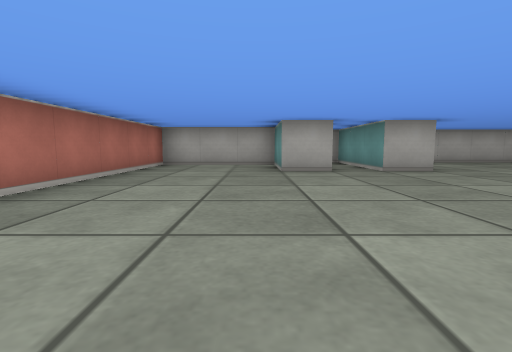
view 1 (above)

14 first-person views from a walk through a cub3D level. The camera is about half as high as the walls, tilts 6° down and sees 85° across. The floor is counted in squares. Each view is taken from the middle of a square. On the plan, view 1 faces up. The plan holds only what a view shows up to about 9 squares ahead; the rest is blank.

view 2
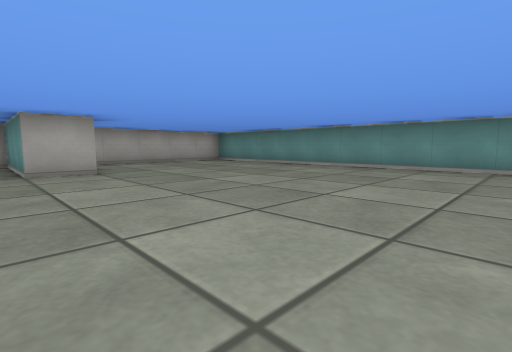

view 3
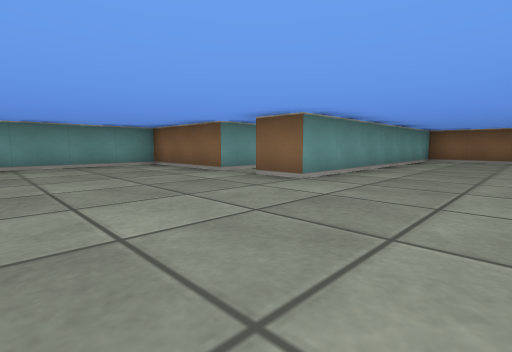

view 4
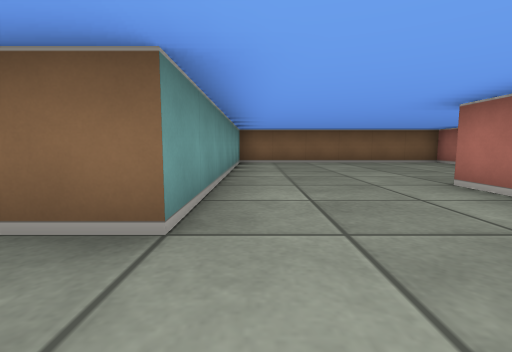

view 5
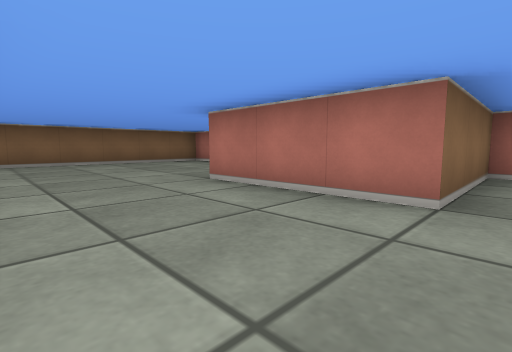

view 6
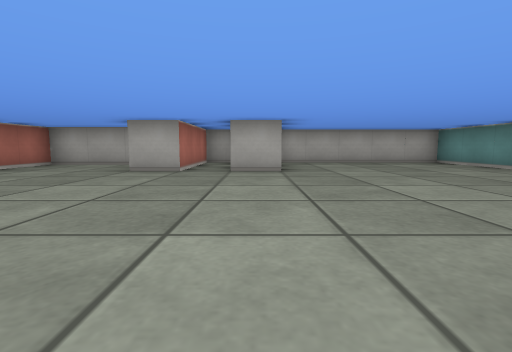

view 7
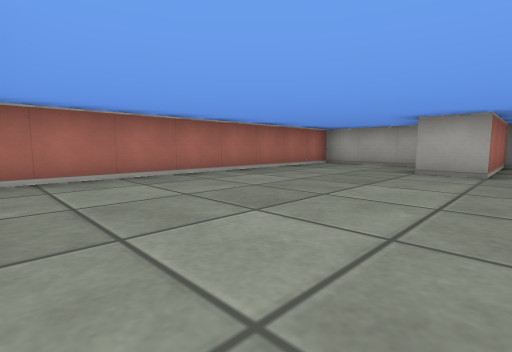

view 8
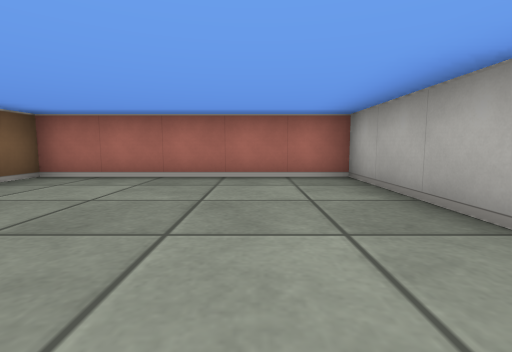

view 9
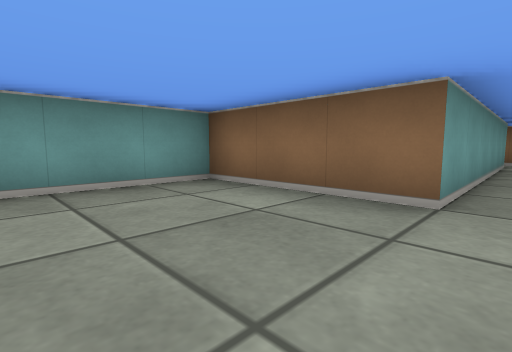

view 10
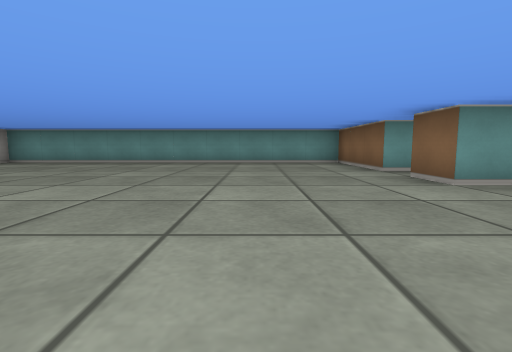

view 11
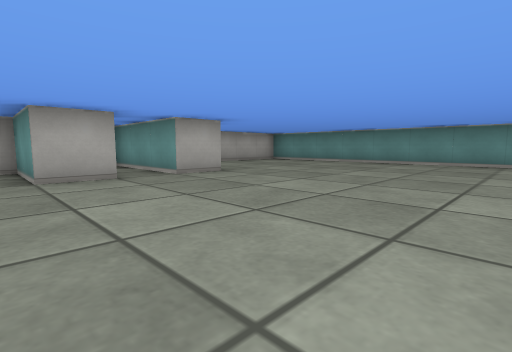

view 12
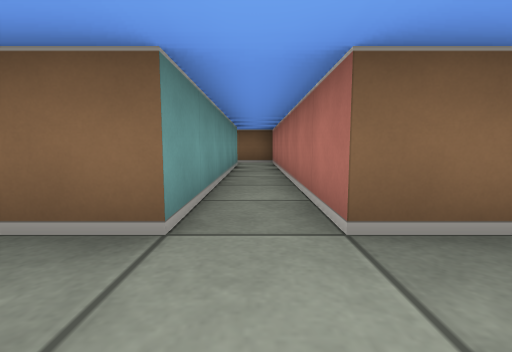

view 13
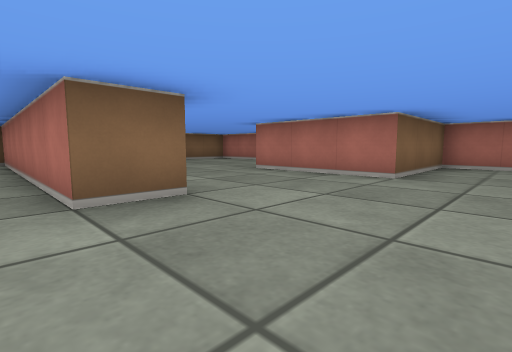

view 14
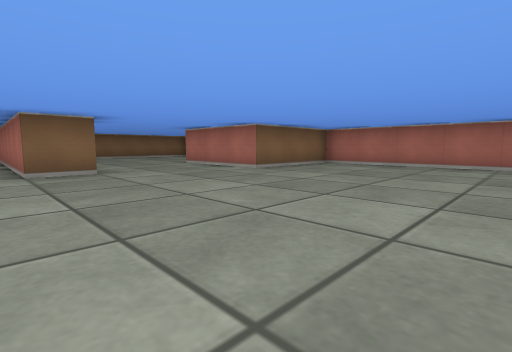

### Floor plan
Points are (right, up) in squares from view 1. A wall is a line through its corners. A room is listed if a view was taken in it or the views show most of it. See-through windows are left out.
Room 1 (views 1, 2, 3, 4, 5, 6, 7, 8, 9, 10, 11, 12, 13, 14)
walls: (5.5, -1.5) (8.5, -1.5) (8.5, 8.5) (3.8, 8.5); (3.6, 5.5) (2.5, 5.5) (2.5, 8.5) (1.5, 8.5) (1.5, 5.5) (0.5, 5.5) (0.5, 7.5) (-2.5, 7.5) (-2.5, -0.5) (0.5, -0.5) (0.5, -3.5) (-2.5, -3.5) (-2.5, -8.5) (3.5, -8.5) (3.5, -1.5) (4.5, -1.5)
ways out: opening at (5, -1)

Positions as (right, up) in squares from view 1, and headings:
1: (0, 0), facing up
2: (2, 0), facing up-right
3: (1, 2), facing down-right
4: (3, 0), facing down
5: (3, 0), facing down-left
6: (3, 0), facing up
7: (2, 0), facing up-left
8: (2, -5), facing left
9: (5, 1), facing down-right
10: (0, 1), facing right
11: (0, 1), facing up-right
12: (5, 0), facing down
13: (5, 1), facing down-left
14: (5, 4), facing down-left
